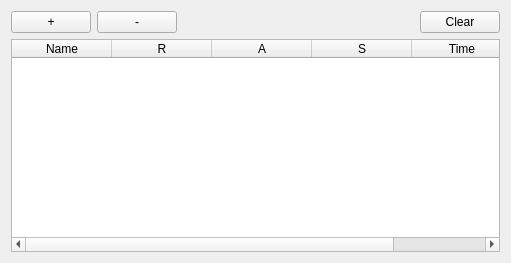
<?xml version="1.0" encoding="UTF-8"?>
<ui version="4.0">
 <class>qSlicerPathPlannerTableWidget</class>
 <widget class="qSlicerWidget" name="qSlicerPathPlannerTableWidget">
  <property name="geometry">
   <rect>
    <x>0</x>
    <y>0</y>
    <width>511</width>
    <height>263</height>
   </rect>
  </property>
  <property name="windowTitle">
   <string>Form</string>
  </property>
  <layout class="QVBoxLayout" name="verticalLayout">
   <item>
    <layout class="QHBoxLayout" name="horizontalLayout">
     <item>
      <widget class="QPushButton" name="AddButton">
       <property name="text">
        <string>+</string>
       </property>
      </widget>
     </item>
     <item>
      <widget class="QPushButton" name="DeleteButton">
       <property name="text">
        <string>-</string>
       </property>
      </widget>
     </item>
     <item>
      <spacer name="horizontalSpacer">
       <property name="orientation">
        <enum>Qt::Horizontal</enum>
       </property>
       <property name="sizeHint" stdset="0">
        <size>
         <width>40</width>
         <height>20</height>
        </size>
       </property>
      </spacer>
     </item>
     <item>
      <widget class="QPushButton" name="ClearButton">
       <property name="text">
        <string>Clear</string>
       </property>
      </widget>
     </item>
    </layout>
   </item>
   <item>
    <widget class="QTableWidget" name="TableWidget">
     <property name="alternatingRowColors">
      <bool>true</bool>
     </property>
     <property name="selectionMode">
      <enum>QAbstractItemView::SingleSelection</enum>
     </property>
     <property name="selectionBehavior">
      <enum>QAbstractItemView::SelectRows</enum>
     </property>
     <property name="columnCount">
      <number>5</number>
     </property>
     <attribute name="horizontalHeaderStretchLastSection">
      <bool>true</bool>
     </attribute>
     <column>
      <property name="text">
       <string>Name</string>
      </property>
     </column>
     <column>
      <property name="text">
       <string>R</string>
      </property>
     </column>
     <column>
      <property name="text">
       <string>A</string>
      </property>
     </column>
     <column>
      <property name="text">
       <string>S</string>
      </property>
     </column>
     <column>
      <property name="text">
       <string>Time</string>
      </property>
     </column>
    </widget>
   </item>
  </layout>
 </widget>
 <customwidgets>
  <customwidget>
   <class>qSlicerWidget</class>
   <extends>QWidget</extends>
   <header>qSlicerWidget.h</header>
   <container>1</container>
  </customwidget>
 </customwidgets>
 <resources/>
 <connections/>
</ui>
